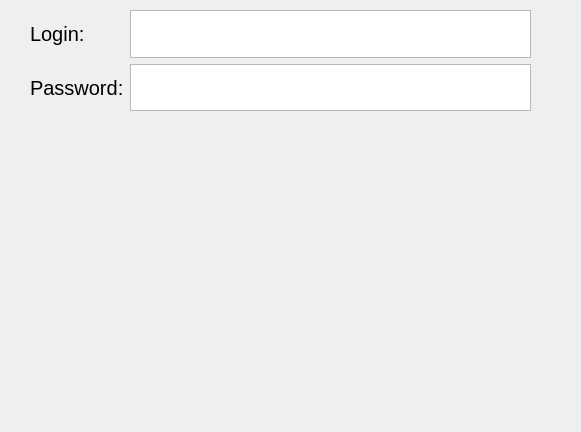
<?xml version="1.0" encoding="UTF-8"?>
<ui version="4.0">
 <class>Login</class>
 <widget class="QDialog" name="Login">
  <property name="geometry">
   <rect>
    <x>0</x>
    <y>0</y>
    <width>581</width>
    <height>432</height>
   </rect>
  </property>
  <property name="windowTitle">
   <string>Dialog</string>
  </property>
  <widget class="QWidget" name="">
   <property name="geometry">
    <rect>
     <x>30</x>
     <y>10</y>
     <width>501</width>
     <height>101</height>
    </rect>
   </property>
   <layout class="QHBoxLayout" name="horizontalLayout">
    <item>
     <layout class="QVBoxLayout" name="verticalLayout_2">
      <item>
       <widget class="QLabel" name="label">
        <property name="font">
         <font>
          <pointsize>15</pointsize>
         </font>
        </property>
        <property name="text">
         <string>Login:</string>
        </property>
       </widget>
      </item>
      <item>
       <widget class="QLabel" name="label_2">
        <property name="font">
         <font>
          <pointsize>15</pointsize>
         </font>
        </property>
        <property name="text">
         <string>Password:</string>
        </property>
       </widget>
      </item>
     </layout>
    </item>
    <item>
     <layout class="QVBoxLayout" name="verticalLayout">
      <item>
       <widget class="QPlainTextEdit" name="LoginEdit"/>
      </item>
      <item>
       <widget class="QPlainTextEdit" name="PasswordEdit"/>
      </item>
     </layout>
    </item>
   </layout>
  </widget>
 </widget>
 <resources/>
 <connections/>
</ui>
